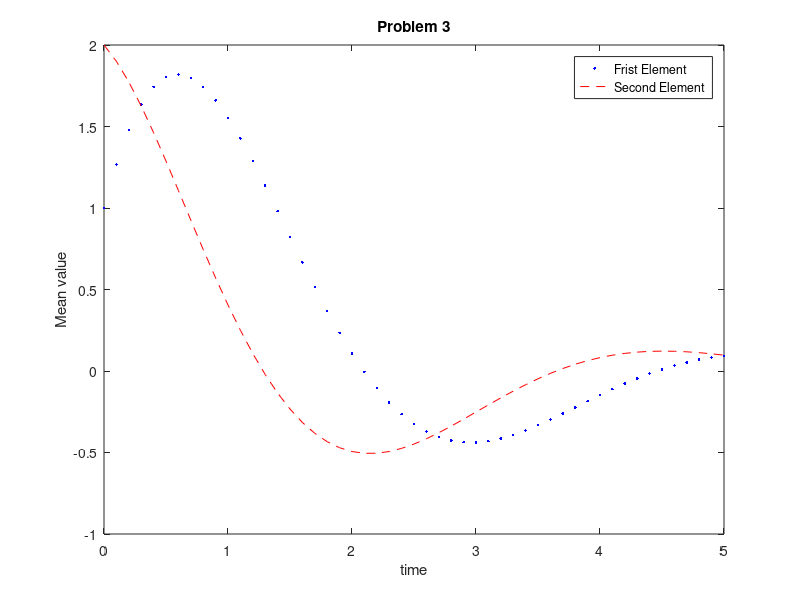
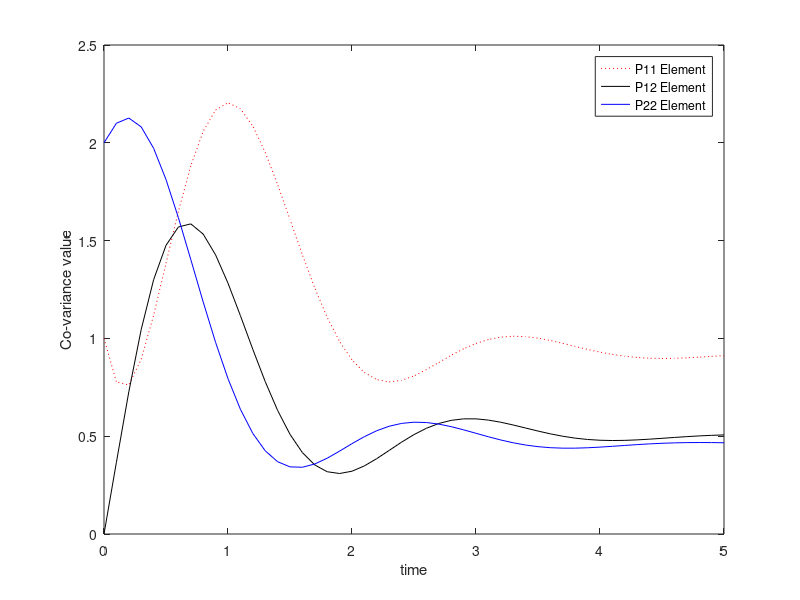

The MATLAB source for these figures, in order:
%Name : Rohan Singh Rajput
%Take Home Final Exam
%Problem No. 3


clc;close all ; clear;


steps = 0.1;
F = [-1.3333 2 ; -1 0];
G = [0.6666 ;1 ];
Q_c = G*1*G';

m = [1;2];
P = [1 0 ; 0 2];

m_Array = m;
P_Array(:,:,1) = P;

k = 2;
t = 0.1
% for t = step_size:step_size:simulation+step_size/10
while t < 5
    u =0;
    m_dot = F*m + G*u;
    m = m + m_dot*steps;
    P_dot = F*P+P*F'+Q_c;
    P = P + P_dot*steps;
    m_Array = [m_Array m];
    P_Array(:,:,k) = P;
    k = k+1;
    t = t + 0.1
end


time = linspace(0,5,51);

figure;


plot ( time, m_Array(1,:),'b.',time,m_Array(2,:),'r--');
xlabel('time');
ylabel('Mean value');
title('Problem 3')
legend('Frist Element','Second Element')


figure(2)
plot(time,squeeze(P_Array(1,1,:)),'r:',time,squeeze(P_Array(1,2,:)),'k-',time, squeeze(P_Array(2,2,:)),'b-');
xlabel('time');
ylabel('Co-variance value');
legend('P11 Element','P12 Element','P22 Element')